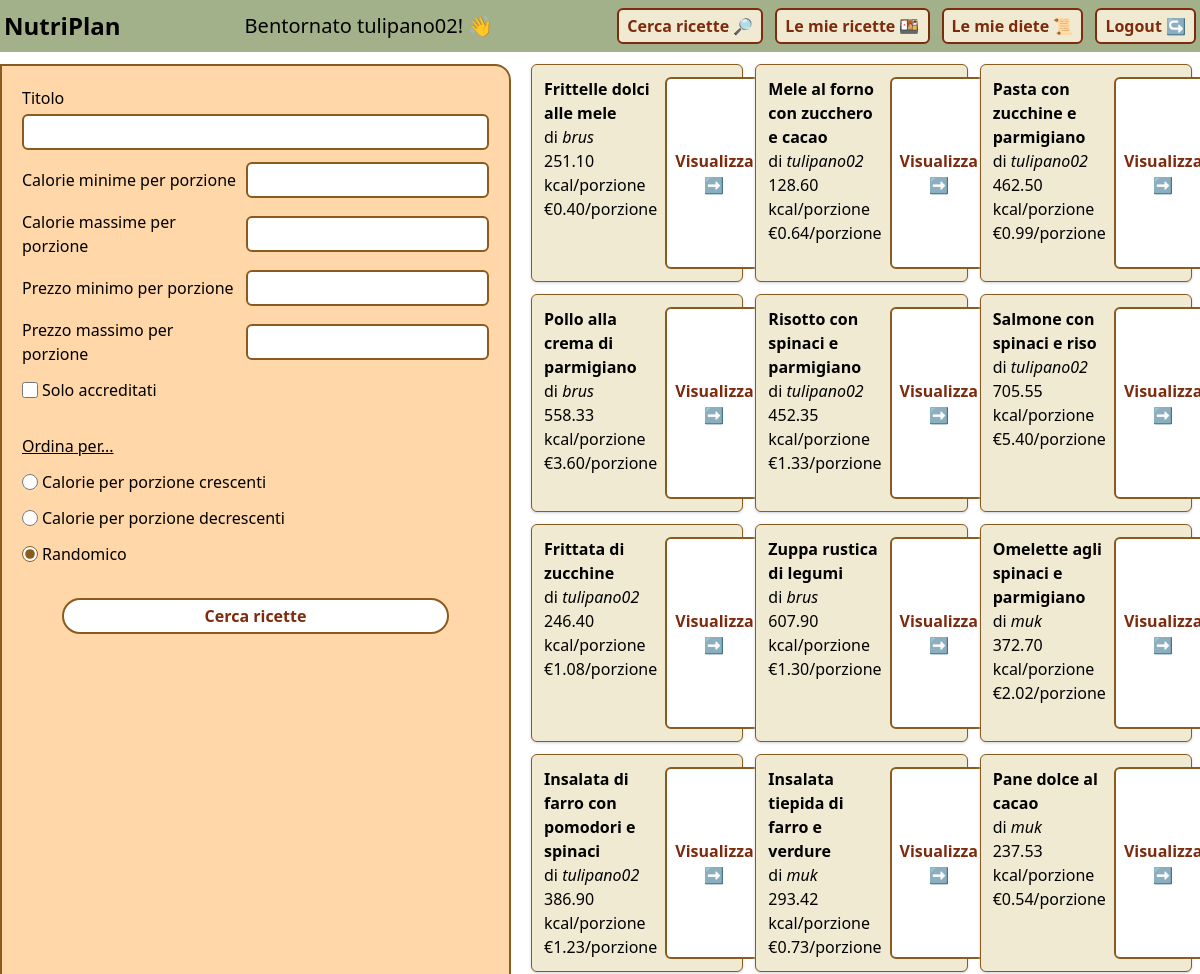
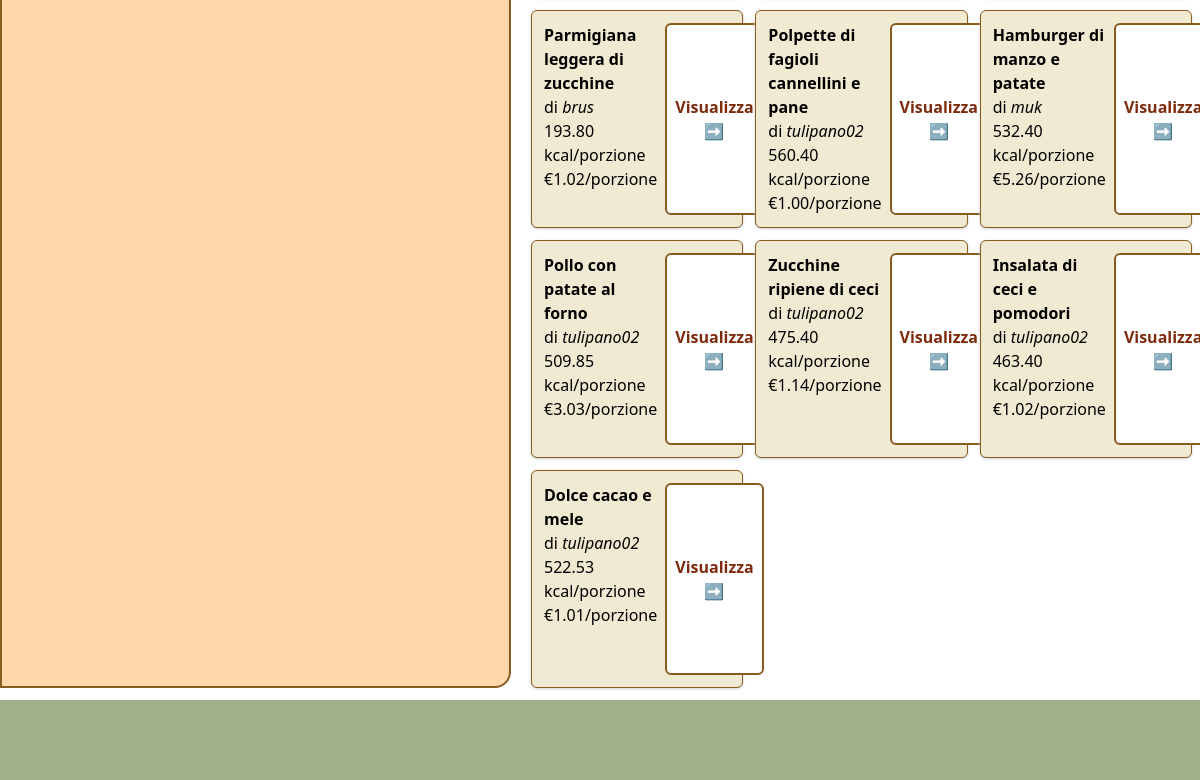
The page /template/recipe-search.php (signed in) on the database its author committed (2 pictures, top to bottom).
### tables this page shows
CREATE TABLE `ricette` (
  `titolo` varchar(100) NOT NULL,
  `nicknameEditore` varchar(50) NOT NULL,
  `pubblica` tinyint(1) NOT NULL DEFAULT 0,
  `preparazione` text NOT NULL,
  `porzioni` int(11) NOT NULL,
  `tempoPreparazione` int(11) NOT NULL,
  `kcalTotali` decimal(8,2) NOT NULL,
  `costoTotale` decimal(8,2) NOT NULL
);

### template/recipe-search.php (called while the page is built, shortened)
<?php
require_once "../bootstrap.php";
$params = [
    "title" => "Cerca ricette | NutriPlan",
    "main" => "./main/recipe-search-main.php",
    "header" => "./header/" . $_SESSION['role'] . "-header.php",
    "footer" => "./footer/generic-footer.php"
];
$recipes = isset($_POST['title'])
    ? $dbh->filterRecipes(
        $_POST['title'],
        $_POST['minKcals'],
        $_POST['maxKcals'],
        $_POST['minPrice'],
        $_POST['maxPrice'],
        isset($_POST['accredited']),
        $_POST['order'],
        LOADED_RECIPES
        )
    : $dbh->filterRecipes("", "", "", "", "", "", "random", LOADED_RECIPES);
require_once "./base.php";
?>

### db/DatabaseHelper.php (called while the page is built, shortened)
<?php
class DatabaseHelper {
    private $db;
    public function __construct($servername, $username, $password, $dbname, $port){
        $this->db = new mysqli($servername, $username, $password, $dbname, $port);
    }
    public function filterRecipes($title, $minKcals, $maxKcals, $minPrice, $maxPrice, $accreditedOnly, $order, $limit) {
        $query = "
            SELECT R.*, U.accreditato
            FROM ricette R, utenti U
            WHERE R.nicknameEditore = U.nickname
            AND pubblica = 1 ";
        $pTypes = "";
        $params = array();
        $query .= "AND kcalTotali / porzioni BETWEEN ? AND ? ";
        $query .= "AND costoTotale / porzioni BETWEEN ? AND ? ";
        $pTypes .= "dddd";
        array_push(
            $params,
            $minKcals == "" ? "0" : $minKcals,
            $maxKcals == "" ? "99999" : $maxKcals,
            $minPrice == "" ? "0" : $minPrice,
            $maxPrice == "" ? "99999" : $maxPrice,
        );
        $query .= "ORDER BY ";
        switch ($order) {
            case "random":
                $query .= "RAND() ";
                break;
        }
        $query .= "LIMIT ?";
        $pTypes .= "i";
        array_push($params, $limit);
        $stmt = $this->db->prepare($query);
        $stmt->bind_param($pTypes, ...$params);
        $stmt->execute();
        return $stmt->get_result()->fetch_all(MYSQLI_ASSOC);
    }
}
?>

### bootstrap.php (called while the page is built, shortened)
<?php
require_once("db/DatabaseHelper.php");
$dbh = new DatabaseHelper(
    "localhost",
    "root",
    "",
    "nutriplan",
    3306
);
?>

### template/main/recipe-search-main.php (the view, shortened to what this page needs)
<div class="min-h-screen flex flex-row mt-3 gap-3">
    <div class="basis-1/3 flex flex-col rounded-r-2xl bg-orange-200 p-5 border-2 border-legno">
        <form action="#" method="post" class="flex flex-col gap-3">
            <div class="flex flex-col gap-1">
                <label for="titolo">Titolo</label>
                <input type="text" name="title" autocomplete="off" id="title" class="bg-white p-1 border-2 border-legno rounded-md"/>
            </div>
            <div class="flex flex-row gap-1 items-center">
                <label for="minKcals" class="block w-55">Calorie minime per porzione</label>
                <input type="number" min="1" step=".01" name="minKcals" id="minKcals" class="bg-white p-1 border-2 border-legno rounded-md" />
            </div>
            <div class="flex flex-row gap-1 items-center">
                <label for="maxKcals" class="block w-55">Calorie massime per porzione</label>
                <input type="number" min="1" step=".01" name="maxKcals" id="maxKcals" class="bg-white p-1 border-2 border-legno rounded-md" />
            </div>
            <div class="flex flex-row gap-1 items-center">
                <label for="minPrice" class="block w-55">Prezzo minimo per porzione</label>
                <input type="number" min="0.1" step=".01" name="minPrice" id="minPrice" class="bg-white p-1 border-2 border-legno rounded-md" />
            </div>
            <div class="flex flex-row gap-1 items-center">
                <label for="maxPrice" class="block w-55">Prezzo massimo per porzione</label>
                <input type="number" min="1" step=".01" name="maxPrice" id="minPrice" class="bg-white p-1 border-2 border-legno rounded-md" />
            </div>
            <div class="flex flex-row gap-1 items-center">
                <input type="checkbox" name="accredited" id="accredited" class="w-4 h-4 accent-legno" />
                <label for="accredited">Solo accreditati</label>
            </div>
            <p class="mt-5 underline">Ordina per...</p>
            <div class="flex flex-row gap-1 items-center">
                <input type="radio" name="order" id="incrKcal" value="incrKcal" class="w-4 h-4 accent-legno" />
                <label for="incrKcal">Calorie per porzione crescenti</label>
            </div>
            <div class="flex flex-row gap-1 items-center">
                <input type="radio" name="order" id="decrKcal" value="decrKcal" class="w-4 h-4 accent-legno" />
                <label for="decrKcal">Calorie per porzione decrescenti</label>
            </div>
            <div class="flex flex-row gap-1 items-center">
                <input type="radio" name="order" id="random" value="random" checked class="w-4 h-4 accent-legno" />
                <label for="random">Randomico</label>
            </div>
            <input type="submit" value="Cerca ricette" class="mx-10 mt-5 py-1 px-5 border-2 border-legno rounded-full text-orange-900 font-semibold bg-white cursor-pointer" />
        </form>
    </div>
    <div class="basis-2/3 grid grid-cols-3 gap-3 px-2 grid-rows-7">
    <?php foreach ($recipes as $rec): ?>
        <div class="flex flex-row p-3 border-1 border-legno shadow shadow-gray-300 rounded-md gap-2 bg-crema">
            <div class="flex flex-col">
                <p class="font-bold"><?php echo $rec['titolo'] ?></p>
                <p>di <span class="italic"><?php echo $rec['nicknameEditore'] ?></span>
            </p>
                <p><?php echo number_format($rec["kcalTotali"] / $rec["porzioni"], 2) ?> kcal/porzione</p>
                <p>€<?php echo number_format($rec["costoTotale"] / $rec["porzioni"], 2) ?>/porzione</p>
            </div>
            <a href="<?php echo ROOT . "template/recipe.php?title=" . rawurlencode($rec["titolo"]) . "&nickname=" . rawurlencode($rec['nicknameEditore']) ?>" class="border-2 border-legno text-orange-900 font-semibold flex-1 flex flex-col items-center justify-center rounded-md bg-white px-2">Visualizza<span>➡️</span></a>
        </div>
    <?php endforeach; ?>
    </div>
</div>

### template/base.php (shortened to what this page needs)
<!DOCTYPE html>
<html lang="it" class="overscroll-none">
<head>
    <link rel="stylesheet" href="<?php echo ROOT . "css/tailwind_output.css" ?>">
</head>
<body>
    <?php
    if (!empty($params["header"])) {
        include $params["header"];
    }
    ?>
    <main>
        <?php
        if (!empty($params["main"])) {
            include $params["main"];
        } else {
            echo "<p>Contenuto non disponibile.</p>";
        }
        ?>
    </main>
    <?php
    if (!empty($params["footer"])) {
        include $params["footer"];
    }
    ?>
</body>
</html>

### template/header/utenti-header.php
<header class="flex flex-row items-center justify-between py-2 px-1 bg-salvia">
    <p class="text-2xl font-bold">NutriPlan</p>
    <p class="text-xl">Bentornato <?php echo $_SESSION['nickname']?>! 👋</p>
    <div class="flex flex-row items-center justify-center gap-3">
        <a href="<?php echo ROOT . "template/recipe-search.php" ?>" class="border-2 boder-legno text-orange-900 bg-crema font-semibold py-1 px-2 rounded-md">Cerca ricette 🔎</a>
        <a href="<?php echo ROOT . "template/my-recipes.php" ?>" class="border-2 boder-legno text-orange-900 bg-crema font-semibold py-1 px-2 rounded-md">Le mie ricette 🍱</a>
        <a href="<?php echo ROOT . "template/my-diets.php" ?>" class="border-2 boder-legno text-orange-900 bg-crema font-semibold py-1 px-2 rounded-md">Le mie diete 📜</a>
        <a href="<?php echo ROOT . "api/logout.php" ?>" class="border-2 boder-legno text-orange-900 bg-crema font-semibold py-1 px-2 rounded-md">Logout ↪</a>
    </div>
</header>

### template/footer/generic-footer.php
<footer class="flex flex-row row mt-3 min-h-20 bg-salvia">
</footer>

### rows shown on the page
ricette: titolo "Frittelle dolci alle mele", nicknameEditore "brus", $rec["kcalTotali"] / $rec["porzioni"] "251.10", $rec["costoTotale"] / $rec["porzioni"] "0.40"
ricette: titolo "Mele al forno con zucchero e cacao", nicknameEditore "tulipano02", $rec["kcalTotali"] / $rec["porzioni"] "128.60", $rec["costoTotale"] / $rec["porzioni"] "0.64"
ricette: titolo "Pasta con zucchine e parmigiano", nicknameEditore "tulipano02", $rec["kcalTotali"] / $rec["porzioni"] "462.50", $rec["costoTotale"] / $rec["porzioni"] "0.99"
ricette: titolo "Pollo alla crema di parmigiano", nicknameEditore "brus", $rec["kcalTotali"] / $rec["porzioni"] "558.33", $rec["costoTotale"] / $rec["porzioni"] "3.60"
ricette: titolo "Risotto con spinaci e parmigiano", nicknameEditore "tulipano02", $rec["kcalTotali"] / $rec["porzioni"] "452.35", $rec["costoTotale"] / $rec["porzioni"] "1.33"
ricette: titolo "Salmone con spinaci e riso", nicknameEditore "tulipano02", $rec["kcalTotali"] / $rec["porzioni"] "705.55", $rec["costoTotale"] / $rec["porzioni"] "5.40"
ricette: titolo "Frittata di zucchine", nicknameEditore "tulipano02", $rec["kcalTotali"] / $rec["porzioni"] "246.40", $rec["costoTotale"] / $rec["porzioni"] "1.08"
ricette: titolo "Zuppa rustica di legumi", nicknameEditore "brus", $rec["kcalTotali"] / $rec["porzioni"] "607.90", $rec["costoTotale"] / $rec["porzioni"] "1.30"
ricette: titolo "Omelette agli spinaci e parmigiano", nicknameEditore "muk", $rec['kcalTotali']/$rec['porzioni'] "372.70", $rec['costoTotale']/$rec['porzioni'] "2.02"
ricette: titolo "Insalata di farro con pomodori e spinaci", nicknameEditore "tulipano02", $rec["kcalTotali"] / $rec["porzioni"] "386.90", $rec["costoTotale"] / $rec["porzioni"] "1.23"
ricette: titolo "Insalata tiepida di farro e verdure", nicknameEditore "muk", $rec["kcalTotali"] / $rec["porzioni"] "293.42", $rec["costoTotale"] / $rec["porzioni"] "0.73"
ricette: titolo "Pane dolce al cacao", nicknameEditore "muk", $rec["kcalTotali"] / $rec["porzioni"] "237.53", $rec["costoTotale"] / $rec["porzioni"] "0.54"
ricette: titolo "Parmigiana leggera di zucchine", nicknameEditore "brus", $rec["kcalTotali"] / $rec["porzioni"] "193.80", $rec["costoTotale"] / $rec["porzioni"] "1.02"
ricette: titolo "Polpette di fagioli cannellini e pane", nicknameEditore "tulipano02", $rec["kcalTotali"] / $rec["porzioni"] "560.40", $rec["costoTotale"] / $rec["porzioni"] "1.00"
ricette: titolo "Hamburger di manzo e patate", nicknameEditore "muk", $rec["kcalTotali"] / $rec["porzioni"] "532.40", $rec["costoTotale"] / $rec["porzioni"] "5.26"
ricette: titolo "Pollo con patate al forno", nicknameEditore "tulipano02", $rec["kcalTotali"] / $rec["porzioni"] "509.85", $rec["costoTotale"] / $rec["porzioni"] "3.03"
ricette: titolo "Zucchine ripiene di ceci", nicknameEditore "tulipano02", $rec["kcalTotali"] / $rec["porzioni"] "475.40", $rec["costoTotale"] / $rec["porzioni"] "1.14"
ricette: titolo "Insalata di ceci e pomodori", nicknameEditore "tulipano02", $rec["kcalTotali"] / $rec["porzioni"] "463.40", $rec["costoTotale"] / $rec["porzioni"] "1.02"
ricette: titolo "Dolce cacao e mele", nicknameEditore "tulipano02", $rec["kcalTotali"] / $rec["porzioni"] "522.53", $rec["costoTotale"] / $rec["porzioni"] "1.01"

### other values the page prints
$_SESSION['nickname'] "tulipano02"
